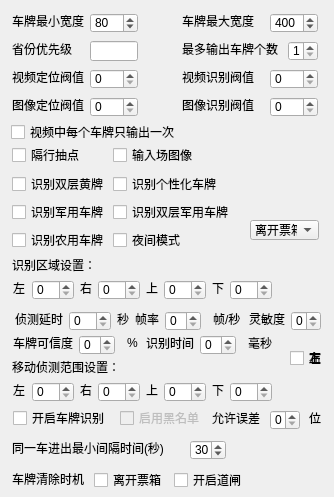
   <widget class="QWidget" name="tab4">
    <attribute name="title">
     <string>第四路视频</string>
    </attribute>
    <widget class="QCheckBox" name="val49">
     <property name="geometry">
      <rect>
       <x>11</x>
       <y>124</y>
       <width>167</width>
       <height>16</height>
      </rect>
     </property>
     <property name="styleSheet">
      <string notr="true">background-image: url(none);</string>
     </property>
     <property name="text">
      <string>视频中每个车牌只输出一次</string>
     </property>
    </widget>
    <widget class="QSpinBox" name="val41">
     <property name="geometry">
      <rect>
       <x>90</x>
       <y>13</y>
       <width>48</width>
       <height>20</height>
      </rect>
     </property>
     <property name="styleSheet">
      <string notr="true">background-image: url(none);</string>
     </property>
     <property name="maximum">
      <number>999</number>
     </property>
     <property name="value">
      <number>80</number>
     </property>
    </widget>
    <widget class="QLabel" name="lblParam11_4">
     <property name="geometry">
      <rect>
       <x>12</x>
       <y>13</y>
       <width>72</width>
       <height>16</height>
      </rect>
     </property>
     <property name="styleSheet">
      <string notr="true">background-image: url(none);</string>
     </property>
     <property name="text">
      <string>车牌最小宽度</string>
     </property>
    </widget>
    <widget class="QLabel" name="lblParam12_4">
     <property name="geometry">
      <rect>
       <x>182</x>
       <y>13</y>
       <width>72</width>
       <height>16</height>
      </rect>
     </property>
     <property name="styleSheet">
      <string notr="true">background-image: url(none);</string>
     </property>
     <property name="text">
      <string>车牌最大宽度</string>
     </property>
    </widget>
    <widget class="QSpinBox" name="val42">
     <property name="geometry">
      <rect>
       <x>270</x>
       <y>13</y>
       <width>48</width>
       <height>20</height>
      </rect>
     </property>
     <property name="styleSheet">
      <string notr="true">background-image: url(none);</string>
     </property>
     <property name="maximum">
      <number>9999</number>
     </property>
     <property name="value">
      <number>400</number>
     </property>
    </widget>
    <widget class="QLineEdit" name="val43">
     <property name="geometry">
      <rect>
       <x>90</x>
       <y>41</y>
       <width>48</width>
       <height>20</height>
      </rect>
     </property>
     <property name="styleSheet">
      <string notr="true">background-image: url(none);</string>
     </property>
    </widget>
    <widget class="QLabel" name="lblParam13_4">
     <property name="geometry">
      <rect>
       <x>12</x>
       <y>41</y>
       <width>60</width>
       <height>16</height>
      </rect>
     </property>
     <property name="styleSheet">
      <string notr="true">background-image: url(none);</string>
     </property>
     <property name="text">
      <string>省份优先级</string>
     </property>
    </widget>
    <widget class="QLabel" name="lblParam14_4">
     <property name="geometry">
      <rect>
       <x>182</x>
       <y>41</y>
       <width>96</width>
       <height>16</height>
      </rect>
     </property>
     <property name="styleSheet">
      <string notr="true">background-image: url(none);</string>
     </property>
     <property name="text">
      <string>最多输出车牌个数</string>
     </property>
    </widget>
    <widget class="QSpinBox" name="val44">
     <property name="geometry">
      <rect>
       <x>288</x>
       <y>41</y>
       <width>30</width>
       <height>20</height>
      </rect>
     </property>
     <property name="styleSheet">
      <string notr="true">background-image: url(none);</string>
     </property>
     <property name="minimum">
      <number>1</number>
     </property>
     <property name="maximum">
      <number>6</number>
     </property>
    </widget>
    <widget class="QLabel" name="lblParam15_4">
     <property name="geometry">
      <rect>
       <x>12</x>
       <y>69</y>
       <width>72</width>
       <height>16</height>
      </rect>
     </property>
     <property name="styleSheet">
      <string notr="true">background-image: url(none);</string>
     </property>
     <property name="text">
      <string>视频定位阀值</string>
     </property>
    </widget>
    <widget class="QSpinBox" name="val45">
     <property name="geometry">
      <rect>
       <x>90</x>
       <y>69</y>
       <width>48</width>
       <height>20</height>
      </rect>
     </property>
     <property name="styleSheet">
      <string notr="true">background-image: url(none);</string>
     </property>
     <property name="maximum">
      <number>999</number>
     </property>
    </widget>
    <widget class="QLabel" name="lblParam16_4">
     <property name="geometry">
      <rect>
       <x>182</x>
       <y>69</y>
       <width>72</width>
       <height>16</height>
      </rect>
     </property>
     <property name="styleSheet">
      <string notr="true">background-image: url(none);</string>
     </property>
     <property name="text">
      <string>视频识别阀值</string>
     </property>
    </widget>
    <widget class="QSpinBox" name="val46">
     <property name="geometry">
      <rect>
       <x>270</x>
       <y>69</y>
       <width>48</width>
       <height>20</height>
      </rect>
     </property>
     <property name="styleSheet">
      <string notr="true">background-image: url(none);</string>
     </property>
     <property name="maximum">
      <number>999</number>
     </property>
    </widget>
    <widget class="QLabel" name="lblParam17_4">
     <property name="geometry">
      <rect>
       <x>12</x>
       <y>97</y>
       <width>72</width>
       <height>16</height>
      </rect>
     </property>
     <property name="styleSheet">
      <string notr="true">background-image: url(none);</string>
     </property>
     <property name="text">
      <string>图像定位阀值</string>
     </property>
    </widget>
    <widget class="QSpinBox" name="val47">
     <property name="geometry">
      <rect>
       <x>90</x>
       <y>97</y>
       <width>48</width>
       <height>20</height>
      </rect>
     </property>
     <property name="styleSheet">
      <string notr="true">background-image: url(none);</string>
     </property>
     <property name="maximum">
      <number>999</number>
     </property>
    </widget>
    <widget class="QLabel" name="lblParam18_4">
     <property name="geometry">
      <rect>
       <x>182</x>
       <y>97</y>
       <width>72</width>
       <height>16</height>
      </rect>
     </property>
     <property name="styleSheet">
      <string notr="true">background-image: url(none);</string>
     </property>
     <property name="text">
      <string>图像识别阀值</string>
     </property>
    </widget>
    <widget class="QSpinBox" name="val48">
     <property name="geometry">
      <rect>
       <x>270</x>
       <y>97</y>
       <width>48</width>
       <height>20</height>
      </rect>
     </property>
     <property name="styleSheet">
      <string notr="true">background-image: url(none);</string>
     </property>
     <property name="maximum">
      <number>999</number>
     </property>
    </widget>
    <widget class="QCheckBox" name="val412">
     <property name="geometry">
      <rect>
       <x>12</x>
       <y>176</y>
       <width>95</width>
       <height>16</height>
      </rect>
     </property>
     <property name="styleSheet">
      <string notr="true">background-image: url(none);</string>
     </property>
     <property name="text">
      <string>识别双层黄牌</string>
     </property>
    </widget>
    <widget class="QCheckBox" name="val413">
     <property name="geometry">
      <rect>
       <x>113</x>
       <y>176</y>
       <width>107</width>
       <height>16</height>
      </rect>
     </property>
     <property name="styleSheet">
      <string notr="true">background-image: url(none);</string>
     </property>
     <property name="text">
      <string>识别个性化车牌</string>
     </property>
    </widget>
    <widget class="QCheckBox" name="val410">
     <property name="geometry">
      <rect>
       <x>12</x>
       <y>147</y>
       <width>71</width>
       <height>16</height>
      </rect>
     </property>
     <property name="styleSheet">
      <string notr="true">background-image: url(none);</string>
     </property>
     <property name="text">
      <string>隔行抽点</string>
     </property>
    </widget>
    <widget class="QCheckBox" name="val411">
     <property name="geometry">
      <rect>
       <x>113</x>
       <y>147</y>
       <width>83</width>
       <height>16</height>
      </rect>
     </property>
     <property name="styleSheet">
      <string notr="true">background-image: url(none);</string>
     </property>
     <property name="text">
      <string>输入场图像</string>
     </property>
    </widget>
    <widget class="QCheckBox" name="val414">
     <property name="geometry">
      <rect>
       <x>12</x>
       <y>204</y>
       <width>95</width>
       <height>16</height>
      </rect>
     </property>
     <property name="styleSheet">
      <string notr="true">background-image: url(none);</string>
     </property>
     <property name="text">
      <string>识别军用车牌</string>
     </property>
    </widget>
    <widget class="QCheckBox" name="val415">
     <property name="geometry">
      <rect>
       <x>113</x>
       <y>204</y>
       <width>119</width>
       <height>16</height>
      </rect>
     </property>
     <property name="styleSheet">
      <string notr="true">background-image: url(none);</string>
     </property>
     <property name="text">
      <string>识别双层军用车牌</string>
     </property>
    </widget>
    <widget class="QCheckBox" name="val416">
     <property name="geometry">
      <rect>
       <x>12</x>
       <y>232</y>
       <width>95</width>
       <height>16</height>
      </rect>
     </property>
     <property name="styleSheet">
      <string notr="true">background-image: url(none);</string>
     </property>
     <property name="text">
      <string>识别农用车牌</string>
     </property>
    </widget>
    <widget class="QCheckBox" name="val417">
     <property name="geometry">
      <rect>
       <x>113</x>
       <y>232</y>
       <width>71</width>
       <height>16</height>
      </rect>
     </property>
     <property name="styleSheet">
      <string notr="true">background-image: url(none);</string>
     </property>
     <property name="text">
      <string>夜间模式</string>
     </property>
    </widget>
    <widget class="QLabel" name="label_18">
     <property name="geometry">
      <rect>
       <x>80</x>
       <y>280</y>
       <width>16</width>
       <height>16</height>
      </rect>
     </property>
     <property name="styleSheet">
      <string notr="true">background-image: url(none);</string>
     </property>
     <property name="text">
      <string>右</string>
     </property>
    </widget>
    <widget class="QLabel" name="label_16">
     <property name="geometry">
      <rect>
       <x>12</x>
       <y>255</y>
       <width>91</width>
       <height>20</height>
      </rect>
     </property>
     <property name="styleSheet">
      <string notr="true">background-image: url(none);</string>
     </property>
     <property name="text">
      <string>识别区域设置：</string>
     </property>
    </widget>
    <widget class="QLabel" name="label_17">
     <property name="geometry">
      <rect>
       <x>13</x>
       <y>280</y>
       <width>16</width>
       <height>16</height>
      </rect>
     </property>
     <property name="styleSheet">
      <string notr="true">background-image: url(none);</string>
     </property>
     <property name="text">
      <string>左</string>
     </property>
    </widget>
    <widget class="QSpinBox" name="val418">
     <property name="geometry">
      <rect>
       <x>32</x>
       <y>280</y>
       <width>42</width>
       <height>20</height>
      </rect>
     </property>
     <property name="styleSheet">
      <string notr="true">background-image: url(none);</string>
     </property>
     <property name="maximum">
      <number>999</number>
     </property>
    </widget>
    <widget class="QSpinBox" name="val419">
     <property name="geometry">
      <rect>
       <x>98</x>
       <y>280</y>
       <width>42</width>
       <height>20</height>
      </rect>
     </property>
     <property name="styleSheet">
      <string notr="true">background-image: url(none);</string>
     </property>
     <property name="maximum">
      <number>999</number>
     </property>
    </widget>
    <widget class="QLabel" name="label_19">
     <property name="geometry">
      <rect>
       <x>146</x>
       <y>280</y>
       <width>16</width>
       <height>16</height>
      </rect>
     </property>
     <property name="styleSheet">
      <string notr="true">background-image: url(none);</string>
     </property>
     <property name="text">
      <string>上</string>
     </property>
    </widget>
    <widget class="QSpinBox" name="val420">
     <property name="geometry">
      <rect>
       <x>164</x>
       <y>280</y>
       <width>42</width>
       <height>20</height>
      </rect>
     </property>
     <property name="styleSheet">
      <string notr="true">background-image: url(none);</string>
     </property>
     <property name="maximum">
      <number>999</number>
     </property>
    </widget>
    <widget class="QLabel" name="label_20">
     <property name="geometry">
      <rect>
       <x>212</x>
       <y>280</y>
       <width>16</width>
       <height>16</height>
      </rect>
     </property>
     <property name="styleSheet">
      <string notr="true">background-image: url(none);</string>
     </property>
     <property name="text">
      <string>下</string>
     </property>
    </widget>
    <widget class="QSpinBox" name="val421">
     <property name="geometry">
      <rect>
       <x>230</x>
       <y>280</y>
       <width>42</width>
       <height>20</height>
      </rect>
     </property>
     <property name="styleSheet">
      <string notr="true">background-image: url(none);</string>
     </property>
     <property name="maximum">
      <number>999</number>
     </property>
    </widget>
    <widget class="QSpinBox" name="val422">
     <property name="geometry">
      <rect>
       <x>69</x>
       <y>311</y>
       <width>42</width>
       <height>20</height>
      </rect>
     </property>
     <property name="styleSheet">
      <string notr="true">background-image: url(none);</string>
     </property>
     <property name="maximum">
      <number>999</number>
     </property>
    </widget>
    <widget class="QLabel" name="label_30">
     <property name="geometry">
      <rect>
       <x>15</x>
       <y>311</y>
       <width>48</width>
       <height>16</height>
      </rect>
     </property>
     <property name="styleSheet">
      <string notr="true">background-image: url(none);</string>
     </property>
     <property name="text">
      <string>侦测延时</string>
     </property>
    </widget>
    <widget class="QLabel" name="label_31">
     <property name="geometry">
      <rect>
       <x>117</x>
       <y>311</y>
       <width>16</width>
       <height>16</height>
      </rect>
     </property>
     <property name="styleSheet">
      <string notr="true">background-image: url(none);</string>
     </property>
     <property name="text">
      <string>秒</string>
     </property>
    </widget>
    <widget class="QSpinBox" name="val426">
     <property name="geometry">
      <rect>
       <x>200</x>
       <y>335</y>
       <width>36</width>
       <height>20</height>
      </rect>
     </property>
     <property name="styleSheet">
      <string notr="true">background-image: url(none);</string>
     </property>
     <property name="maximum">
      <number>500</number>
     </property>
    </widget>
    <widget class="QLabel" name="label_44">
     <property name="geometry">
      <rect>
       <x>146</x>
       <y>335</y>
       <width>48</width>
       <height>16</height>
      </rect>
     </property>
     <property name="styleSheet">
      <string notr="true">background-image: url(none);</string>
     </property>
     <property name="text">
      <string>识别时间</string>
     </property>
    </widget>
    <widget class="QLabel" name="label_45">
     <property name="geometry">
      <rect>
       <x>13</x>
       <y>335</y>
       <width>60</width>
       <height>16</height>
      </rect>
     </property>
     <property name="styleSheet">
      <string notr="true">background-image: url(none);</string>
     </property>
     <property name="text">
      <string>车牌可信度</string>
     </property>
    </widget>
    <widget class="QSpinBox" name="val425">
     <property name="geometry">
      <rect>
       <x>79</x>
       <y>335</y>
       <width>36</width>
       <height>20</height>
      </rect>
     </property>
     <property name="styleSheet">
      <string notr="true">background-image: url(none);</string>
     </property>
     <property name="maximum">
      <number>100</number>
     </property>
    </widget>
    <widget class="QLabel" name="label_46">
     <property name="geometry">
      <rect>
       <x>248</x>
       <y>335</y>
       <width>24</width>
       <height>16</height>
      </rect>
     </property>
     <property name="styleSheet">
      <string notr="true">background-image: url(none);</string>
     </property>
     <property name="text">
      <string>毫秒</string>
     </property>
    </widget>
    <widget class="QLabel" name="label_47">
     <property name="geometry">
      <rect>
       <x>127</x>
       <y>335</y>
       <width>16</width>
       <height>16</height>
      </rect>
     </property>
     <property name="styleSheet">
      <string notr="true">background-image: url(none);</string>
     </property>
     <property name="text">
      <string>%</string>
     </property>
    </widget>
    <widget class="QLabel" name="label_54">
     <property name="geometry">
      <rect>
       <x>135</x>
       <y>311</y>
       <width>24</width>
       <height>16</height>
      </rect>
     </property>
     <property name="styleSheet">
      <string notr="true">background-image: url(none);</string>
     </property>
     <property name="text">
      <string>帧率</string>
     </property>
    </widget>
    <widget class="QSpinBox" name="val423">
     <property name="geometry">
      <rect>
       <x>165</x>
       <y>311</y>
       <width>36</width>
       <height>20</height>
      </rect>
     </property>
     <property name="styleSheet">
      <string notr="true">background-image: url(none);</string>
     </property>
     <property name="maximum">
      <number>30</number>
     </property>
    </widget>
    <widget class="QLabel" name="label_55">
     <property name="geometry">
      <rect>
       <x>213</x>
       <y>311</y>
       <width>30</width>
       <height>16</height>
      </rect>
     </property>
     <property name="styleSheet">
      <string notr="true">background-image: url(none);</string>
     </property>
     <property name="text">
      <string>帧/秒</string>
     </property>
    </widget>
    <widget class="QLabel" name="label_59">
     <property name="geometry">
      <rect>
       <x>249</x>
       <y>311</y>
       <width>36</width>
       <height>16</height>
      </rect>
     </property>
     <property name="styleSheet">
      <string notr="true">background-image: url(none);</string>
     </property>
     <property name="text">
      <string>灵敏度</string>
     </property>
    </widget>
    <widget class="QSpinBox" name="val424">
     <property name="geometry">
      <rect>
       <x>291</x>
       <y>311</y>
       <width>30</width>
       <height>20</height>
      </rect>
     </property>
     <property name="styleSheet">
      <string notr="true">background-image: url(none);</string>
     </property>
     <property name="maximum">
      <number>6</number>
     </property>
    </widget>
    <widget class="QSpinBox" name="val428">
     <property name="geometry">
      <rect>
       <x>98</x>
       <y>382</y>
       <width>42</width>
       <height>20</height>
      </rect>
     </property>
     <property name="styleSheet">
      <string notr="true">background-image: url(none);</string>
     </property>
     <property name="maximum">
      <number>999</number>
     </property>
    </widget>
    <widget class="QSpinBox" name="val430">
     <property name="geometry">
      <rect>
       <x>230</x>
       <y>382</y>
       <width>42</width>
       <height>20</height>
      </rect>
     </property>
     <property name="styleSheet">
      <string notr="true">background-image: url(none);</string>
     </property>
     <property name="maximum">
      <number>999</number>
     </property>
    </widget>
    <widget class="QSpinBox" name="val427">
     <property name="geometry">
      <rect>
       <x>32</x>
       <y>382</y>
       <width>42</width>
       <height>20</height>
      </rect>
     </property>
     <property name="styleSheet">
      <string notr="true">background-image: url(none);</string>
     </property>
     <property name="maximum">
      <number>999</number>
     </property>
    </widget>
    <widget class="QLabel" name="label_75">
     <property name="geometry">
      <rect>
       <x>13</x>
       <y>382</y>
       <width>16</width>
       <height>16</height>
      </rect>
     </property>
     <property name="styleSheet">
      <string notr="true">background-image: url(none);</string>
     </property>
     <property name="text">
      <string>左</string>
     </property>
    </widget>
    <widget class="QLabel" name="label_76">
     <property name="geometry">
      <rect>
       <x>146</x>
       <y>382</y>
       <width>16</width>
       <height>16</height>
      </rect>
     </property>
     <property name="styleSheet">
      <string notr="true">background-image: url(none);</string>
     </property>
     <property name="text">
      <string>上</string>
     </property>
    </widget>
    <widget class="QLabel" name="label_77">
     <property name="geometry">
      <rect>
       <x>212</x>
       <y>382</y>
       <width>16</width>
       <height>16</height>
      </rect>
     </property>
     <property name="styleSheet">
      <string notr="true">background-image: url(none);</string>
     </property>
     <property name="text">
      <string>下</string>
     </property>
    </widget>
    <widget class="QLabel" name="label_78">
     <property name="geometry">
      <rect>
       <x>12</x>
       <y>357</y>
       <width>121</width>
       <height>20</height>
      </rect>
     </property>
     <property name="styleSheet">
      <string notr="true">background-image: url(none);</string>
     </property>
     <property name="text">
      <string>移动侦测范围设置：</string>
     </property>
    </widget>
    <widget class="QSpinBox" name="val429">
     <property name="geometry">
      <rect>
       <x>164</x>
       <y>382</y>
       <width>42</width>
       <height>20</height>
      </rect>
     </property>
     <property name="styleSheet">
      <string notr="true">background-image: url(none);</string>
     </property>
     <property name="maximum">
      <number>999</number>
     </property>
    </widget>
    <widget class="QLabel" name="label_79">
     <property name="geometry">
      <rect>
       <x>80</x>
       <y>382</y>
       <width>16</width>
       <height>16</height>
      </rect>
     </property>
     <property name="styleSheet">
      <string notr="true">background-image: url(none);</string>
     </property>
     <property name="text">
      <string>右</string>
     </property>
    </widget>
    <widget class="QSpinBox" name="val433">
     <property name="geometry">
      <rect>
       <x>270</x>
       <y>410</y>
       <width>30</width>
       <height>20</height>
      </rect>
     </property>
     <property name="styleSheet">
      <string notr="true">background-image: url(none);</string>
     </property>
     <property name="maximum">
      <number>8</number>
     </property>
    </widget>
    <widget class="QLabel" name="label_83">
     <property name="geometry">
      <rect>
       <x>212</x>
       <y>410</y>
       <width>48</width>
       <height>16</height>
      </rect>
     </property>
     <property name="styleSheet">
      <string notr="true">background-image: url(none);</string>
     </property>
     <property name="text">
      <string>允许误差</string>
     </property>
    </widget>
    <widget class="QCheckBox" name="val431">
     <property name="geometry">
      <rect>
       <x>13</x>
       <y>410</y>
       <width>95</width>
       <height>16</height>
      </rect>
     </property>
     <property name="styleSheet">
      <string notr="true">background-image: url(none);</string>
     </property>
     <property name="text">
      <string>开启车牌识别</string>
     </property>
     <property name="checked">
      <bool>false</bool>
     </property>
    </widget>
    <widget class="QCheckBox" name="val432">
     <property name="enabled">
      <bool>false</bool>
     </property>
     <property name="geometry">
      <rect>
       <x>120</x>
       <y>410</y>
       <width>83</width>
       <height>16</height>
      </rect>
     </property>
     <property name="styleSheet">
      <string notr="true">background-image: url(none);</string>
     </property>
     <property name="text">
      <string>启用黑名单</string>
     </property>
    </widget>
    <widget class="QLabel" name="label_84">
     <property name="geometry">
      <rect>
       <x>309</x>
       <y>410</y>
       <width>16</width>
       <height>16</height>
      </rect>
     </property>
     <property name="styleSheet">
      <string notr="true">background-image: url(none);</string>
     </property>
     <property name="text">
      <string>位</string>
     </property>
    </widget>
    <widget class="QCheckBox" name="val437">
     <property name="geometry">
      <rect>
       <x>290</x>
       <y>350</y>
       <width>35</width>
       <height>16</height>
      </rect>
     </property>
     <property name="styleSheet">
      <string notr="true">background-image: url(none);</string>
     </property>
     <property name="text">
      <string>下</string>
     </property>
    </widget>
    <widget class="QCheckBox" name="val434">
     <property name="geometry">
      <rect>
       <x>290</x>
       <y>350</y>
       <width>35</width>
       <height>16</height>
      </rect>
     </property>
     <property name="styleSheet">
      <string notr="true">background-image: url(none);</string>
     </property>
     <property name="text">
      <string>左</string>
     </property>
    </widget>
    <widget class="QCheckBox" name="val435">
     <property name="geometry">
      <rect>
       <x>290</x>
       <y>350</y>
       <width>35</width>
       <height>16</height>
      </rect>
     </property>
     <property name="styleSheet">
      <string notr="true">background-image: url(none);</string>
     </property>
     <property name="text">
      <string>右</string>
     </property>
    </widget>
    <widget class="QCheckBox" name="val436">
     <property name="geometry">
      <rect>
       <x>290</x>
       <y>350</y>
       <width>35</width>
       <height>16</height>
      </rect>
     </property>
     <property name="styleSheet">
      <string notr="true">background-image: url(none);</string>
     </property>
     <property name="text">
      <string>上</string>
     </property>
    </widget>
    <widget class="QSpinBox" name="val438">
     <property name="geometry">
      <rect>
       <x>190</x>
       <y>440</y>
       <width>36</width>
       <height>20</height>
      </rect>
     </property>
     <property name="styleSheet">
      <string notr="true">background-image: url(none);</string>
     </property>
     <property name="value">
      <number>30</number>
     </property>
    </widget>
    <widget class="QLabel" name="label_88">
     <property name="geometry">
      <rect>
       <x>12</x>
       <y>440</y>
       <width>161</width>
       <height>16</height>
      </rect>
     </property>
     <property name="styleSheet">
      <string notr="true">background-image: url(none);</string>
     </property>
     <property name="text">
      <string>同一车进出最小间隔时间(秒)</string>
     </property>
    </widget>
    <widget class="QLabel" name="label_92">
     <property name="geometry">
      <rect>
       <x>12</x>
       <y>471</y>
       <width>72</width>
       <height>16</height>
      </rect>
     </property>
     <property name="text">
      <string>车牌清除时机</string>
     </property>
    </widget>
    <widget class="QComboBox" name="val439">
     <property name="geometry">
      <rect>
       <x>250</x>
       <y>220</y>
       <width>69</width>
       <height>20</height>
      </rect>
     </property>
     <item>
      <property name="text">
       <string>离开票箱</string>
      </property>
     </item>
     <item>
      <property name="text">
       <string>开启道闸</string>
      </property>
     </item>
    </widget>
    <widget class="QCheckBox" name="val441">
     <property name="geometry">
      <rect>
       <x>174</x>
       <y>472</y>
       <width>71</width>
       <height>16</height>
      </rect>
     </property>
     <property name="text">
      <string>开启道闸</string>
     </property>
    </widget>
    <widget class="QCheckBox" name="val440">
     <property name="geometry">
      <rect>
       <x>94</x>
       <y>472</y>
       <width>71</width>
       <height>16</height>
      </rect>
     </property>
     <property name="text">
      <string>离开票箱</string>
     </property>
    </widget>
   </widget>
